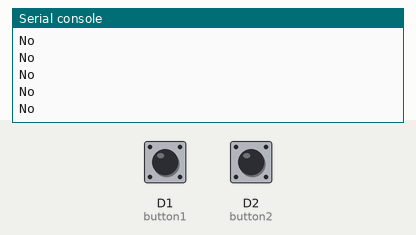
A program run on a simulated CircuitPython board. Shown: the last lines printed to the serial console. Inputs (shaded band) come from the test bench; at power-on: D1 (button1) HIGH, D2 (button2) HIGH.

Above: at 1.2 s.
1.3 s: D1 (button1) pulled LOW for 0.15 s
At 1.31 s:
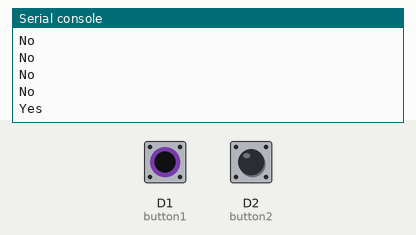
2.9 s: D2 (button2) pulled LOW for 0.15 s
At 2.91 s:
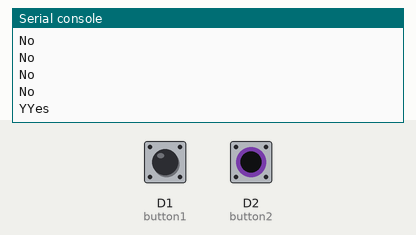

Measured:
- after the input at 1.3 s, the serial console: prints a new line at once (image 1)
- after the input at 2.9 s, the serial console: prints a new line at once (image 2)

The program:

testing.py
```python
import board
import digitalio
from time import sleep

pin1 = board.D1
pin2 = board.D2
button1 = digitalio.DigitalInOut(pin1)
button1.direction = digitalio.Direction.INPUT
button1.pull = digitalio.Pull.UP

button2 = digitalio.DigitalInOut(pin2)
button2.direction = digitalio.Direction.INPUT
button2.pull = digitalio.Pull.UP

while True:
    if not button1.value:
        print("Yes")
    else:
        if not button2.value:
            print("YYes")
        else:
            print("No")
    sleep(0.1)
```
